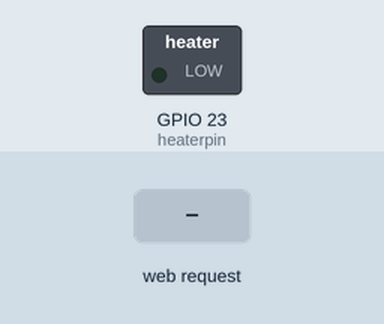
The sketch below on a simulated ESP32. On the bench: switched loads named in the sketch (green lamp = pin HIGH). The test bench sets the inputs (shaded band). WiFi joins after 1.5 s; servers stay silent unless stated; what the sketch prints to the serial monitor is not drawn.

Above: at 2.7 s.
2.8 s: HTTP request GET /power-on received
At 3.5 s:
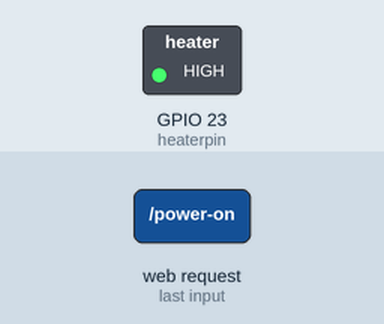
5.8 s: HTTP request GET /power-off received
At 6.9 s:
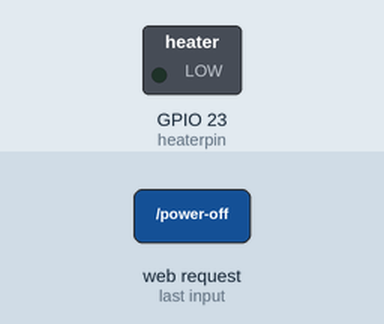
Timing chart, 0 to 8.8 s (numbered marks = the images above; inputs shaded):
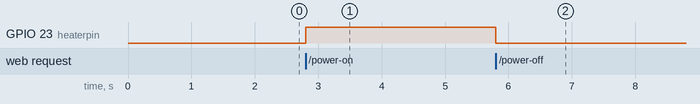

The sketch:

heater_server.ino
```cpp
#include <ESPmDNS.h>
#include <WiFi.h>
#include <WebServer.h>

#define POWER_ON 1
#define POWER_OFF 0

// Replace with your network credentials

const char* ssid = "Toofan";
const char* password = "NahiBataunga";
// Set web server port number to 80
WebServer server(80);
int heaterpin = 23;
int status = 0;
void setup() {
	Serial.begin(115200);
	Serial.print("Connecting to ");
	Serial.println(ssid);
	WiFi.begin(ssid, password);
	while (WiFi.status() != WL_CONNECTED) {
		delay(500);
		Serial.print(".");
	}
	Serial.println("");
	Serial.println("WiFi connected.");
	Serial.println("IP address: ");
	Serial.println(WiFi.localIP());
	if(!MDNS.begin("heater-server")) {
		Serial.println("Error starting mDNS");
		return;
	}
	MDNS.addService("http", "tcp", 80);
	server.on("/power-status", handle_get_power_status);
	server.on("/power-on", handle_post_power_on);
	server.on("/power-off", handle_post_power_off);
	server.onNotFound(handle_NotFound);
	server.begin();
	Serial.begin(115200);
	pinMode(heaterpin, OUTPUT);
}
void handle_NotFound() {
	server.send(404, "text/plain", "Not found");
}
void handle_get_power_status() {
	Serial.println("In get power status");
	char power_status[5]="";
	sprintf(power_status, "%d",status );
	server.send(200, "text/html", power_status);
}

void handle_post_power_on() {
	if(status == POWER_OFF){
	Serial.println("Powering On");
	digitalWrite(heaterpin, HIGH);   // turn the LED on (HIGH is the voltage level)
	char power_status[3]="";
	status = POWER_ON;
	sprintf(power_status, "%d",status );
	server.send(200, "text/html", power_status);
	}
	else {
		server.send(200, "text/html");
		Serial.println("Power already On");
	}
}
	void handle_post_power_off() {
		if(status == POWER_ON) {
			Serial.println("Powering OFF");
			digitalWrite(heaterpin, LOW);   // turn the LED on (HIGH is the voltage level)
			char power_status[5]="";
			status = POWER_OFF;
			sprintf(power_status, "%d",status );
			server.send(200, "text/html", power_status);
			}
		else {
		server.send(200, "text/html");
		Serial.println("Power already Off");
		}
	}

	void loop() {
		server.handleClient();
	}
```

Measured:
- after the input at 2.8 s, GPIO 23 (heaterpin): LOW → HIGH at once
- after the input at 5.8 s, GPIO 23 (heaterpin): HIGH → LOW at once
